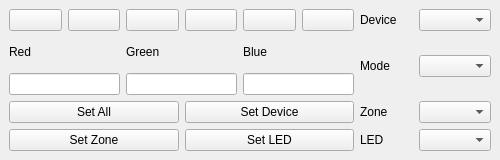
<?xml version="1.0" encoding="UTF-8"?>
<ui version="4.0">
 <class>RGBDialog</class>
 <widget class="QMainWindow" name="RGBDialog">
  <property name="geometry">
   <rect>
    <x>0</x>
    <y>0</y>
    <width>500</width>
    <height>160</height>
   </rect>
  </property>
  <property name="windowTitle">
   <string>MainWindow</string>
  </property>
  <widget class="QWidget" name="centralwidget">
   <layout class="QGridLayout" name="gridLayout_2">
    <item row="0" column="0">
     <widget class="QPushButton" name="ButtonRed">
      <property name="text">
       <string/>
      </property>
     </widget>
    </item>
    <item row="0" column="1">
     <widget class="QPushButton" name="ButtonYellow">
      <property name="text">
       <string/>
      </property>
     </widget>
    </item>
    <item row="0" column="2">
     <widget class="QPushButton" name="ButtonGreen">
      <property name="text">
       <string/>
      </property>
     </widget>
    </item>
    <item row="0" column="3">
     <widget class="QPushButton" name="ButtonCyan">
      <property name="text">
       <string/>
      </property>
     </widget>
    </item>
    <item row="0" column="4">
     <widget class="QPushButton" name="ButtonBlue">
      <property name="text">
       <string/>
      </property>
     </widget>
    </item>
    <item row="0" column="5">
     <widget class="QPushButton" name="ButtonMagenta">
      <property name="text">
       <string/>
      </property>
     </widget>
    </item>
    <item row="0" column="6">
     <widget class="QLabel" name="LabelAuraDevice">
      <property name="text">
       <string>Device</string>
      </property>
     </widget>
    </item>
    <item row="0" column="7">
     <widget class="QComboBox" name="ComboDevices"/>
    </item>
    <item row="1" column="0" colspan="2">
     <widget class="QLabel" name="LabelRed">
      <property name="text">
       <string>Red</string>
      </property>
     </widget>
    </item>
    <item row="1" column="2" colspan="2">
     <widget class="QLabel" name="LabelGreen">
      <property name="text">
       <string>Green</string>
      </property>
     </widget>
    </item>
    <item row="1" column="4" colspan="2">
     <widget class="QLabel" name="LabelBlue">
      <property name="text">
       <string>Blue</string>
      </property>
     </widget>
    </item>
    <item row="1" column="6" rowspan="2">
     <widget class="QLabel" name="LabelMode">
      <property name="text">
       <string>Mode</string>
      </property>
     </widget>
    </item>
    <item row="1" column="7" rowspan="2">
     <widget class="QComboBox" name="ComboModes"/>
    </item>
    <item row="2" column="0" colspan="2">
     <widget class="QLineEdit" name="EditLED0R"/>
    </item>
    <item row="2" column="2" colspan="2">
     <widget class="QLineEdit" name="EditLED0G"/>
    </item>
    <item row="2" column="4" colspan="2">
     <widget class="QLineEdit" name="EditLED0B"/>
    </item>
    <item row="3" column="0" colspan="3">
     <widget class="QPushButton" name="ButtonSetAll">
      <property name="text">
       <string>Set All</string>
      </property>
     </widget>
    </item>
    <item row="3" column="3" colspan="3">
     <widget class="QPushButton" name="ButtonSetDevice">
      <property name="text">
       <string>Set Device</string>
      </property>
     </widget>
    </item>
    <item row="3" column="6">
     <widget class="QLabel" name="LabelZone">
      <property name="text">
       <string>Zone</string>
      </property>
     </widget>
    </item>
    <item row="3" column="7">
     <widget class="QComboBox" name="ComboZones"/>
    </item>
    <item row="4" column="0" colspan="3">
     <widget class="QPushButton" name="ButtonSetZone">
      <property name="text">
       <string>Set Zone</string>
      </property>
     </widget>
    </item>
    <item row="4" column="3" colspan="3">
     <widget class="QPushButton" name="ButtonSetLED">
      <property name="text">
       <string>Set LED</string>
      </property>
     </widget>
    </item>
    <item row="4" column="6">
     <widget class="QLabel" name="LabelLED">
      <property name="text">
       <string>LED</string>
      </property>
     </widget>
    </item>
    <item row="4" column="7">
     <widget class="QComboBox" name="ComboLEDs"/>
    </item>
   </layout>
  </widget>
 </widget>
 <resources/>
 <connections/>
</ui>
